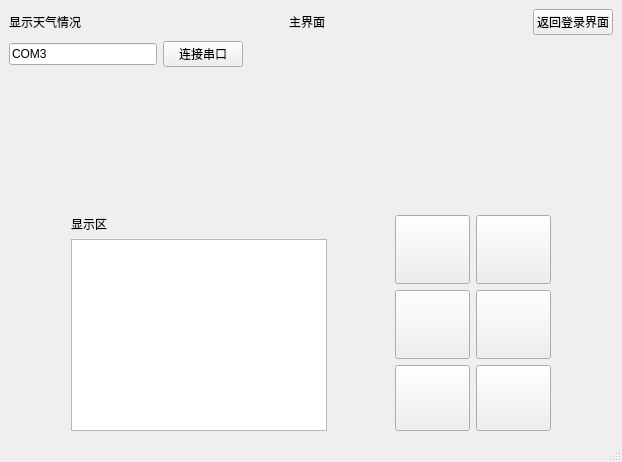
<?xml version="1.0" encoding="UTF-8"?>
<ui version="4.0">
 <class>Home</class>
 <widget class="QMainWindow" name="Home">
  <property name="geometry">
   <rect>
    <x>0</x>
    <y>0</y>
    <width>622</width>
    <height>462</height>
   </rect>
  </property>
  <property name="windowTitle">
   <string>MainWindow</string>
  </property>
  <property name="styleSheet">
   <string notr="true">#Home
{
border-image: url(:/image/background.png);
}</string>
  </property>
  <widget class="QWidget" name="centralwidget">
   <layout class="QVBoxLayout" name="verticalLayout_2">
    <item>
     <layout class="QHBoxLayout" name="horizontalLayout">
      <item>
       <widget class="QLabel" name="label_2">
        <property name="text">
         <string>显示天气情况</string>
        </property>
       </widget>
      </item>
      <item>
       <spacer name="horizontalSpacer_5">
        <property name="orientation">
         <enum>Qt::Horizontal</enum>
        </property>
        <property name="sizeHint" stdset="0">
         <size>
          <width>40</width>
          <height>20</height>
         </size>
        </property>
       </spacer>
      </item>
      <item>
       <widget class="QLabel" name="label_3">
        <property name="text">
         <string>主界面</string>
        </property>
        <property name="alignment">
         <set>Qt::AlignCenter</set>
        </property>
       </widget>
      </item>
      <item>
       <spacer name="horizontalSpacer_4">
        <property name="orientation">
         <enum>Qt::Horizontal</enum>
        </property>
        <property name="sizeHint" stdset="0">
         <size>
          <width>40</width>
          <height>20</height>
         </size>
        </property>
       </spacer>
      </item>
      <item>
       <widget class="QPushButton" name="pushButton">
        <property name="text">
         <string>返回登录界面</string>
        </property>
       </widget>
      </item>
     </layout>
    </item>
    <item>
     <layout class="QHBoxLayout" name="horizontalLayout_3" stretch="2,1,5">
      <item>
       <widget class="QLineEdit" name="lineEdit">
        <property name="text">
         <string>COM3</string>
        </property>
        <property name="placeholderText">
         <string>输入端口号</string>
        </property>
       </widget>
      </item>
      <item>
       <widget class="QPushButton" name="pushButton_8">
        <property name="text">
         <string>连接串口</string>
        </property>
       </widget>
      </item>
      <item>
       <spacer name="horizontalSpacer_6">
        <property name="orientation">
         <enum>Qt::Horizontal</enum>
        </property>
        <property name="sizeHint" stdset="0">
         <size>
          <width>40</width>
          <height>20</height>
         </size>
        </property>
       </spacer>
      </item>
     </layout>
    </item>
    <item>
     <spacer name="verticalSpacer">
      <property name="orientation">
       <enum>Qt::Vertical</enum>
      </property>
      <property name="sizeHint" stdset="0">
       <size>
        <width>20</width>
        <height>117</height>
       </size>
      </property>
     </spacer>
    </item>
    <item>
     <layout class="QHBoxLayout" name="horizontalLayout_2">
      <item>
       <spacer name="horizontalSpacer_2">
        <property name="orientation">
         <enum>Qt::Horizontal</enum>
        </property>
        <property name="sizeHint" stdset="0">
         <size>
          <width>40</width>
          <height>20</height>
         </size>
        </property>
       </spacer>
      </item>
      <item>
       <layout class="QVBoxLayout" name="verticalLayout">
        <item>
         <widget class="QLabel" name="label">
          <property name="text">
           <string>显示区</string>
          </property>
         </widget>
        </item>
        <item>
         <widget class="QTextBrowser" name="textBrowser"/>
        </item>
       </layout>
      </item>
      <item>
       <spacer name="horizontalSpacer">
        <property name="orientation">
         <enum>Qt::Horizontal</enum>
        </property>
        <property name="sizeHint" stdset="0">
         <size>
          <width>40</width>
          <height>20</height>
         </size>
        </property>
       </spacer>
      </item>
      <item>
       <layout class="QGridLayout" name="gridLayout">
        <item row="1" column="0">
         <widget class="QPushButton" name="pushButton_4">
          <property name="sizePolicy">
           <sizepolicy hsizetype="Expanding" vsizetype="Expanding">
            <horstretch>0</horstretch>
            <verstretch>0</verstretch>
           </sizepolicy>
          </property>
          <property name="styleSheet">
           <string notr="true">background-image: url(:/image/background.png);
border-image: url(:/image/音响 (2).png);</string>
          </property>
          <property name="text">
           <string/>
          </property>
         </widget>
        </item>
        <item row="0" column="1">
         <widget class="QPushButton" name="pushButton_3">
          <property name="sizePolicy">
           <sizepolicy hsizetype="Expanding" vsizetype="Expanding">
            <horstretch>0</horstretch>
            <verstretch>0</verstretch>
           </sizepolicy>
          </property>
          <property name="styleSheet">
           <string notr="true">background-image: url(:/image/background.png);
border-image: url(:/image/空调3.png);</string>
          </property>
          <property name="text">
           <string/>
          </property>
         </widget>
        </item>
        <item row="2" column="0">
         <widget class="QPushButton" name="pushButton_5">
          <property name="sizePolicy">
           <sizepolicy hsizetype="Expanding" vsizetype="Expanding">
            <horstretch>0</horstretch>
            <verstretch>0</verstretch>
           </sizepolicy>
          </property>
          <property name="minimumSize">
           <size>
            <width>75</width>
            <height>66</height>
           </size>
          </property>
          <property name="maximumSize">
           <size>
            <width>75</width>
            <height>66</height>
           </size>
          </property>
          <property name="styleSheet">
           <string notr="true">border-image: url(:/image/天气.png);
background-image: url(:/image/background.png);</string>
          </property>
          <property name="text">
           <string/>
          </property>
         </widget>
        </item>
        <item row="1" column="1">
         <widget class="QPushButton" name="pushButton_7">
          <property name="sizePolicy">
           <sizepolicy hsizetype="Expanding" vsizetype="Expanding">
            <horstretch>0</horstretch>
            <verstretch>0</verstretch>
           </sizepolicy>
          </property>
          <property name="styleSheet">
           <string notr="true">background-image: url(:/image/background.png);
border-image: url(:/image/温度.png);</string>
          </property>
          <property name="text">
           <string/>
          </property>
         </widget>
        </item>
        <item row="2" column="1">
         <widget class="QPushButton" name="pushButton_6">
          <property name="sizePolicy">
           <sizepolicy hsizetype="Expanding" vsizetype="Expanding">
            <horstretch>0</horstretch>
            <verstretch>0</verstretch>
           </sizepolicy>
          </property>
          <property name="minimumSize">
           <size>
            <width>75</width>
            <height>66</height>
           </size>
          </property>
          <property name="maximumSize">
           <size>
            <width>75</width>
            <height>66</height>
           </size>
          </property>
          <property name="styleSheet">
           <string notr="true">background-image: url(:/image/background.png);
border-image: url(:/image/窗帘 (1).png);</string>
          </property>
          <property name="text">
           <string/>
          </property>
         </widget>
        </item>
        <item row="0" column="0">
         <widget class="QPushButton" name="pushButton_2">
          <property name="sizePolicy">
           <sizepolicy hsizetype="Expanding" vsizetype="Expanding">
            <horstretch>0</horstretch>
            <verstretch>0</verstretch>
           </sizepolicy>
          </property>
          <property name="styleSheet">
           <string notr="true">border-image: url(:/image/灯.png);
background-image: url(:/image/background.png);</string>
          </property>
          <property name="text">
           <string/>
          </property>
         </widget>
        </item>
       </layout>
      </item>
      <item>
       <spacer name="horizontalSpacer_3">
        <property name="orientation">
         <enum>Qt::Horizontal</enum>
        </property>
        <property name="sizeHint" stdset="0">
         <size>
          <width>40</width>
          <height>20</height>
         </size>
        </property>
       </spacer>
      </item>
     </layout>
    </item>
   </layout>
  </widget>
  <widget class="QMenuBar" name="menubar">
   <property name="geometry">
    <rect>
     <x>0</x>
     <y>0</y>
     <width>622</width>
     <height>23</height>
    </rect>
   </property>
  </widget>
  <widget class="QStatusBar" name="statusbar"/>
 </widget>
 <resources/>
 <connections/>
</ui>
